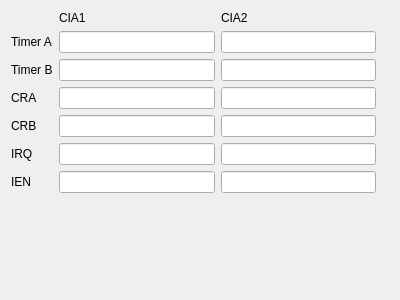
<?xml version="1.0" encoding="UTF-8"?>
<ui version="4.0">
 <class>CIAWidget</class>
 <widget class="QWidget" name="CIAWidget">
  <property name="geometry">
   <rect>
    <x>0</x>
    <y>0</y>
    <width>400</width>
    <height>300</height>
   </rect>
  </property>
  <property name="windowTitle">
   <string>Form</string>
  </property>
  <layout class="QGridLayout" name="gridLayout">
   <item row="0" column="1">
    <widget class="QLabel" name="label_13">
     <property name="text">
      <string>CIA1</string>
     </property>
    </widget>
   </item>
   <item row="0" column="2">
    <widget class="QLabel" name="label_14">
     <property name="text">
      <string>CIA2</string>
     </property>
    </widget>
   </item>
   <item row="1" column="0">
    <widget class="QLabel" name="label_15">
     <property name="text">
      <string>Timer A</string>
     </property>
    </widget>
   </item>
   <item row="1" column="1">
    <widget class="QLineEdit" name="cia1timera">
     <property name="readOnly">
      <bool>true</bool>
     </property>
    </widget>
   </item>
   <item row="1" column="2">
    <widget class="QLineEdit" name="cia2timera">
     <property name="readOnly">
      <bool>true</bool>
     </property>
    </widget>
   </item>
   <item row="1" column="3">
    <widget class="QLabel" name="label_16">
     <property name="text">
      <string/>
     </property>
    </widget>
   </item>
   <item row="2" column="0">
    <widget class="QLabel" name="label_17">
     <property name="text">
      <string>Timer B</string>
     </property>
    </widget>
   </item>
   <item row="2" column="1">
    <widget class="QLineEdit" name="cia1timerb">
     <property name="readOnly">
      <bool>true</bool>
     </property>
    </widget>
   </item>
   <item row="2" column="2">
    <widget class="QLineEdit" name="cia2timerb">
     <property name="readOnly">
      <bool>true</bool>
     </property>
    </widget>
   </item>
   <item row="3" column="0">
    <widget class="QLabel" name="label_22">
     <property name="text">
      <string>CRA</string>
     </property>
    </widget>
   </item>
   <item row="3" column="1">
    <widget class="QLineEdit" name="cia1cra">
     <property name="readOnly">
      <bool>true</bool>
     </property>
    </widget>
   </item>
   <item row="3" column="2">
    <widget class="QLineEdit" name="cia2cra">
     <property name="readOnly">
      <bool>true</bool>
     </property>
    </widget>
   </item>
   <item row="4" column="0">
    <widget class="QLabel" name="label_24">
     <property name="text">
      <string>CRB</string>
     </property>
    </widget>
   </item>
   <item row="4" column="1">
    <widget class="QLineEdit" name="cia1crb">
     <property name="readOnly">
      <bool>true</bool>
     </property>
    </widget>
   </item>
   <item row="4" column="2">
    <widget class="QLineEdit" name="cia2crb">
     <property name="readOnly">
      <bool>true</bool>
     </property>
    </widget>
   </item>
   <item row="5" column="0">
    <widget class="QLabel" name="label_18">
     <property name="text">
      <string>IRQ</string>
     </property>
    </widget>
   </item>
   <item row="5" column="1">
    <widget class="QLineEdit" name="cia1irq">
     <property name="readOnly">
      <bool>true</bool>
     </property>
    </widget>
   </item>
   <item row="5" column="2">
    <widget class="QLineEdit" name="cia2irq">
     <property name="readOnly">
      <bool>true</bool>
     </property>
    </widget>
   </item>
   <item row="6" column="0">
    <widget class="QLabel" name="label_20">
     <property name="text">
      <string>IEN</string>
     </property>
    </widget>
   </item>
   <item row="6" column="1">
    <widget class="QLineEdit" name="cia1inten">
     <property name="readOnly">
      <bool>true</bool>
     </property>
    </widget>
   </item>
   <item row="6" column="2">
    <widget class="QLineEdit" name="cia2inten">
     <property name="readOnly">
      <bool>true</bool>
     </property>
    </widget>
   </item>
   <item row="7" column="0">
    <spacer name="verticalSpacer_7">
     <property name="orientation">
      <enum>Qt::Vertical</enum>
     </property>
     <property name="sizeHint" stdset="0">
      <size>
       <width>20</width>
       <height>70</height>
      </size>
     </property>
    </spacer>
   </item>
  </layout>
 </widget>
 <resources/>
 <connections/>
</ui>
